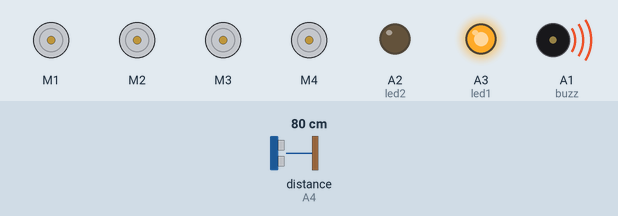
Recording of a sketch running on a simulated Arduino Uno, built with avr-gcc and run on an emulated ATmega328P. On the bench: 4 × DC motor (green arrow = forward, orange = backward, longer = faster), output pins drawn as LEDs (lit = HIGH), buzzer (waves = sounding, pin HIGH). Wiring (inferred from the names in the program): ultrasonic range finder: trigger A5; echo A4. Inputs (shaded band) come from the test bench; at power-on: distance to the obstacle (sensor on A4) 80 cm. The echo pulse lasts 58.3 µs per cm; pins used as bus, display or sensor lines are not drawn.

Above: at 0.1 s.
At 2.6 s:
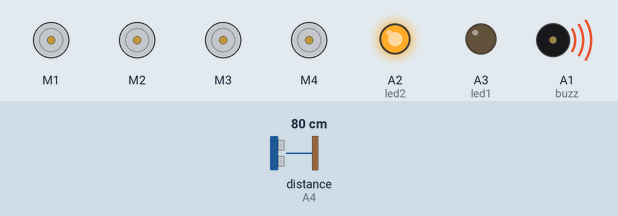
At 20.1 s:
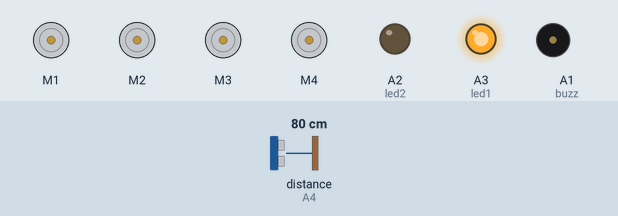
At 39.6 s:
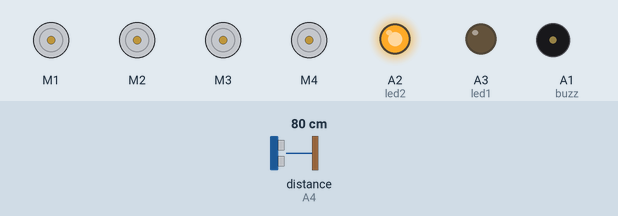
Timing chart, 0 to 40.0 s (numbered marks = the images above):
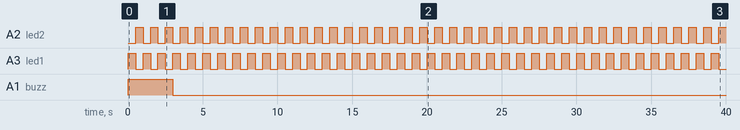

The sketch:

railway_crack_detector.ino
```cpp
/* Railway Crack Detector
 * Author - Vasudev Jayachandran Nair
 *
 */


#include <AFMotor.h>

const int trigPin = A5;
const int echoPin = A4;
const int led1 = A3;
const int led2 = A2;
const int buzz = A1;
long duration;
int distance;

AF_DCMotor motor1(1);
AF_DCMotor motor2(2);
AF_DCMotor motor3(3);
AF_DCMotor motor4(4);

void setup() {

  pinMode(trigPin, OUTPUT);
  pinMode(echoPin, INPUT);
  pinMode(led1, OUTPUT);
  pinMode(led2, OUTPUT);
  pinMode(buzz, OUTPUT);

  motor1.setSpeed(100);
  motor1.run(RELEASE);

  motor2.setSpeed(100);
  motor2.run(RELEASE);

  motor3.setSpeed(100);
  motor3.run(RELEASE);

  motor4.setSpeed(100);
  motor4.run(RELEASE);

  digitalWrite(led1, LOW);
  digitalWrite(led2, LOW);
}

void loop() {
  static int flag=0, i, n=500;
  digitalWrite(trigPin, LOW);
  delayMicroseconds(2);
  digitalWrite(trigPin, HIGH);
  delayMicroseconds(10);
  digitalWrite(trigPin, LOW);

  duration = pulseIn(echoPin, HIGH);
  distance= duration*0.034/2;

  if(distance<11 && distance>5 && flag==0)
  {
    motor1.run(FORWARD);
    motor2.run(FORWARD);
    motor3.run(FORWARD);
    motor4.run(FORWARD);
  }
  else
  {
    motor1.run(RELEASE);
    motor2.run(RELEASE);
    motor3.run(RELEASE);
    motor4.run(RELEASE);
    flag=1;
    for(i=0;i<=n;i++)
    {
      if(i==0 || i==1 || i==2)
      {
        digitalWrite(buzz, HIGH);
      }
      else
      {
        digitalWrite(buzz, LOW);
      }
        digitalWrite(led1, HIGH);
        delay(500);
        digitalWrite(led1, LOW);
        digitalWrite(led2, HIGH);
        delay(500);
        digitalWrite(led2, LOW);
      }
  }
}
```

Measured:
- by itself, A2 (led2), A3 (led1): alternates HIGH for 0.50 s and LOW for 0.50 s
- by itself, A1 (buzz): LOW → HIGH at 0.01 s, → LOW 3.0 s later
